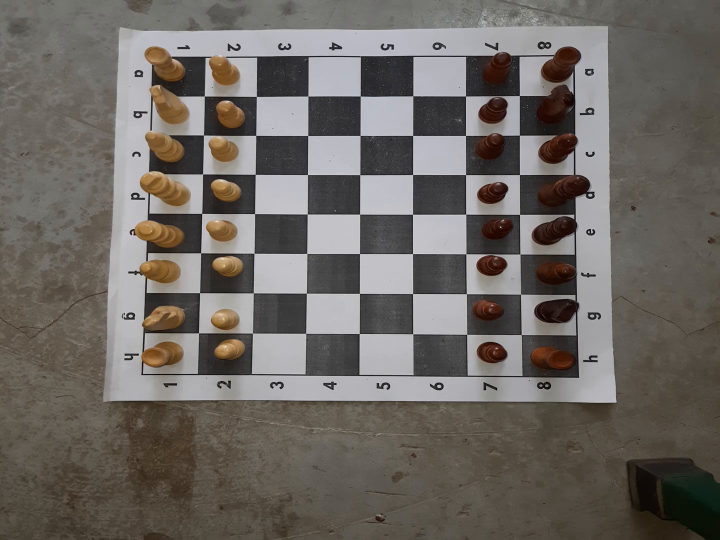
#> input picture frame 98 of Video/15.mp4, 1440 x 1080 px, given in place of 16.mp4, which was not available (shown at 1/2 size)
$ python chessboard.py
#> lines starting #> are read from the running program, lines starting #| are printed output that depends on the picture; after the words box and inside, x2 and y2 are one past the last pixel; in counts of white or black regions, pixels touching at a corner belong together; pictures that were not available may be replaced by others from this repository, and a replacement may not be noted
import cv2
import numpy as np
# import torch

def reorder(myPoints):
    myPoints = myPoints.reshape((4, 2))
    myPointsNew = np.zeros((4, 1, 2), np.int32)
    add = myPoints.sum(1)
    myPointsNew[0] = myPoints[np.argmin(add)]
    myPointsNew[3] = myPoints[np.argmax(add)]
    diff = np.diff(myPoints, axis=1)
    myPointsNew[1] = myPoints[np.argmin(diff)]
    myPointsNew[2] = myPoints[np.argmax(diff)]
    return myPointsNew

def detect_chess_board(frame):
    # Convert the frame to grayscale
    gray = cv2.cvtColor(frame, cv2.COLOR_BGR2GRAY)

    # Apply Gaussian blur to reduce noise
    blur = cv2.GaussianBlur(gray, (5, 5), 0)

    # Apply Canny edge detection
    edges = cv2.Canny(blur, 50, 150)

    # Use morphology to remove noise and fill gaps
    kernel = np.ones((5,5),np.uint8)
    morph = cv2.morphologyEx(edges, cv2.MORPH_CLOSE, kernel)

    # Find contours in the morphed image
    contours, _ = cv2.findContours(morph, cv2.RETR_EXTERNAL, cv2.CHAIN_APPROX_SIMPLE)

    # Initialize variables for chess board dimensions
    board_contour = None
    board_area = 0

    # Loop through the contours to find the largest quadrilateral (the chess board)
    for cnt in contours:
        # Approximate the contour to a polygon
        approx = cv2.approxPolyDP(cnt, 0.02 * cv2.arcLength(cnt, True), True)

        # Check if the approximated contour has 4 vertices (quadrilateral)
        if len(approx) == 4:
            # Calculate the area of the contour
            area = cv2.contourArea(cnt)

            # Update the board contour and area if the current contour is larger
            if area > board_area:
                board_contour = approx
                board_area = area

    return board_contour


def warp_chess_board(frame, board_contour, new_width, new_height):
    # Order the points of the chess board contour
    ordered_points = reorder(board_contour)

    # Compute the perspective transform matrix
    pts1 = np.float32(ordered_points)
    pts2 = np.float32([[0, 0], [new_width, 0], [0, new_height], [new_width, new_height]])
    matrix = cv2.getPerspectiveTransform(pts1, pts2)

    # Apply the perspective transform to the frame
    warped = cv2.warpPerspective(frame, matrix, (new_width, new_height))

    # Rotate the warped image by -90 degrees
    warped_rotated = cv2.rotate(warped, cv2.ROTATE_90_COUNTERCLOCKWISE)

    return warped_rotated


def localize_squares(warped, square_size, grid_width, grid_height):
    # Localize the squares on the warped chess board
    # Adjust square size based on smaller dimension
    board_width = grid_width
    board_height = grid_height

    # Calculate the starting position for the chess board
    start_x = (warped.shape[1] - board_width) // 2
    start_y = (warped.shape[0] - board_height) // 2

    for i in range(8):
        for j in range(8):
            x = start_x + j * square_size
            y = start_y + i * square_size
            cv2.rectangle(warped, (x, y),
                          (x + square_size, y + square_size),
                          (0, 255, 0), 2)

            # Assign a position to the square
            square_position = chr(ord('a') + j) + str(8 - i)
            # Draw the position text on the square
            cv2.putText(warped, square_position, (x + 5,y + 20),
                        cv2.FONT_HERSHEY_SIMPLEX, 0.5, (255, 255, 255), 1, cv2.LINE_AA)

    return warped, start_x, start_y


# Load the video
cap = cv2.VideoCapture("Video/16.mp4")

# Get the original video dimensions
width = int(cap.get(cv2.CAP_PROP_FRAME_WIDTH))
height = int(cap.get(cv2.CAP_PROP_FRAME_HEIGHT))

square_size = 65
# Define the desired resolution
new_width = 600
new_height = 600

grid_width = square_size * 8
grid_height = square_size * 8

while True:
    # Read a frame from the video
    ret, frame = cap.read()
#> frame is the input picture: shape (1080, 1440, 3); mean B, G, R 98.6, 103.7, 108.8

    if not ret:
        break

    # Resize the frame to the desired resolution
    frame = cv2.resize(frame, (new_width, new_height))
#> frame: shape (600, 600, 3)
    # frame = cv2.resize(frame, (new_width,new_height))
    # Detect the chess board contour
    board_contour = detect_chess_board(frame)
#> in detect_chess_board, `gray = cv2.cvtColor(frame, cv2.COLOR_BGR2GRAY)`:
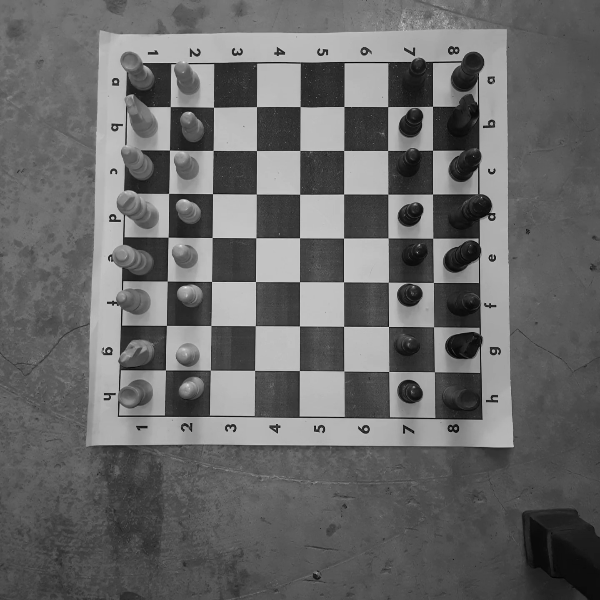
#> gray: shape (600, 600); min 1, max 240, mean 104.6
#> in detect_chess_board, `edges = cv2.Canny(blur, 50, 150)`:
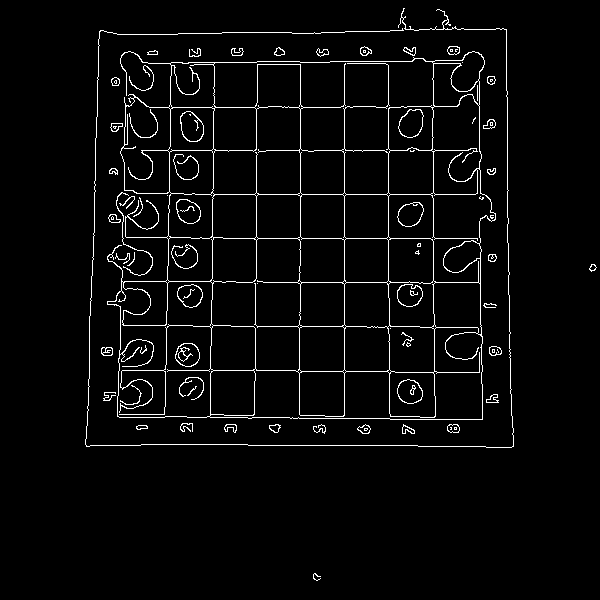
#> edges: shape (600, 600); 3.6% white in thin lines or dots, all inside (x1, y1, x2, y2) = (85, 8, 597, 581)
#> in detect_chess_board, `morph = cv2.morphologyEx(edges, cv2.MORPH_CLOSE, kernel)`:
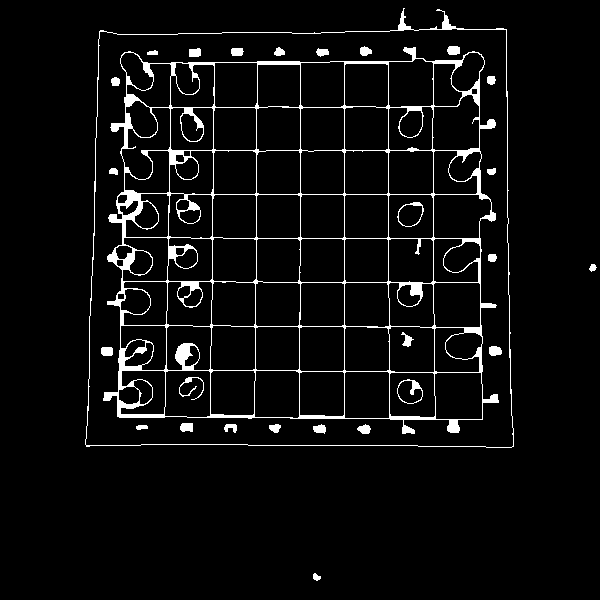
#> morph: shape (600, 600); 5.1% white; 28 white regions
#> in detect_chess_board, `contours, _ = cv2.findContours(morph, cv2.RETR_EXTERNAL, cv2.CHAIN_APP..`: contours = 3 contours; box (x1, y1, x2, y2) and area: (85, 8, 514, 448) 172090, (313, 573, 321, 581) 32, (589, 264, 597, 272) 32
#> the loop in detect_chess_board, `for cnt in contours:` made 3 passes
#> (area, board_contour, board_area) on pass 3: (172090.5, [[506, 29], [100, 30], [86, 446], [513, 446]], 172090.5)
#> after the loop in detect_chess_board, `for cnt in contours:`: board_area = 172090.5
#> board_contour = [[506, 29], [100, 30], [86, 446], [513, 446]]

    # Draw the detected chess board on the original frame
    if board_contour is not None:
        cv2.drawContours(frame, [board_contour], 0, (0, 255, 0), 2)
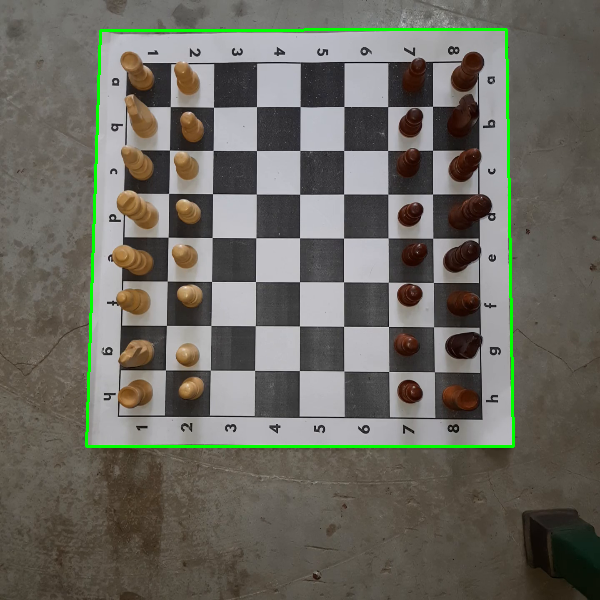
#> frame: shape (600, 600, 3); mean B, G, R 97, 105.5, 107.1

        # Warp the chess board to a top-down view
        warped = warp_chess_board(frame, board_contour, new_width, new_height)
#> in reorder, `add = myPoints.sum(1)`: add = [535, 130, 532, 959]
#> in reorder, `diff = np.diff(myPoints, axis=1)`: diff = [-477, -70, 360, -67]
#> in warp_chess_board, `ordered_points = reorder(board_contour)`: ordered_points = [[100, 30], [506, 29], [86, 446], [513, 446]]
#> in warp_chess_board, `matrix = cv2.getPerspectiveTransform(pts1, pts2)`: matrix = [[1.49, 0.0501, -150.3], [0.00375, 1.52, -46.08], [6.25e-06, 0.000125, 1]]
#> in warp_chess_board, `warped = cv2.warpPerspective(frame, matrix, (new_width, new_height))`:
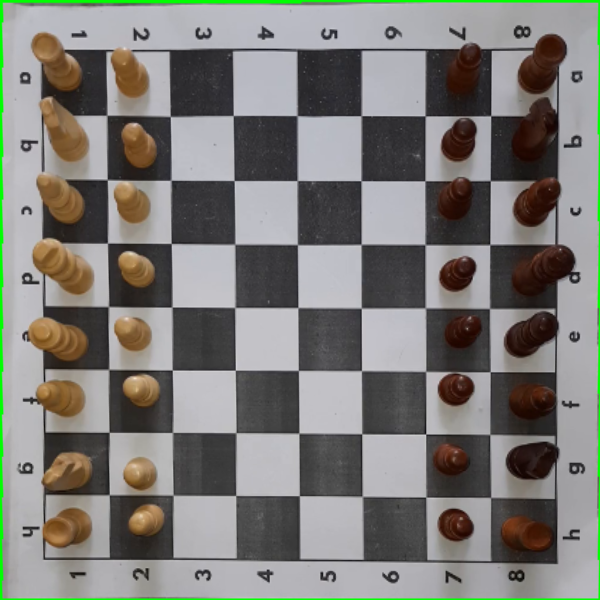
#> warped: shape (600, 600, 3); mean B, G, R 119.8, 124.2, 125.3
#> in warp_chess_board, `warped_rotated = cv2.rotate(warped, cv2.ROTATE_90_COUNTERCLOCKWISE)`:
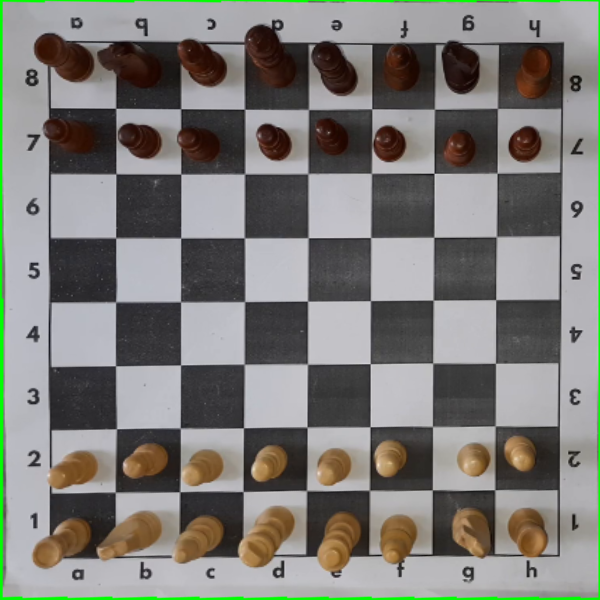
#> warped_rotated: shape (600, 600, 3); mean B, G, R 119.8, 124.2, 125.3

        # Localize the squares on the warped image
        warped, start_x, start_y = localize_squares(warped, square_size, grid_width, grid_height)
#> after the loop in localize_squares, `for i in range(8):`:
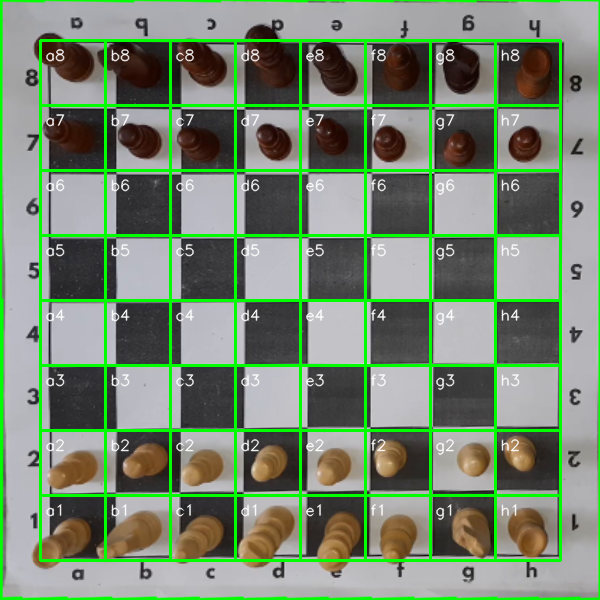
#> warped: shape (600, 600, 3); 10.06% of pixels changed, all inside (x1, y1, x2, y2) = (39, 39, 562, 562)
#> start_x = 40; start_y = 40

        # Display the original frame with the detected chess board
        cv2.imshow('Chess Board Detection', frame)

        # Display the warped chess board with localized squares
        cv2.imshow('Warped Chess Board', warped)
    else:
        cv2.imshow('Chess Board Detection', frame)

    if cv2.waitKey(1) & 0xFF == ord('q'):
#> (key q is pressed here)
        break

cap.release()
cv2.destroyAllWindows()

$ run again, starting later in the video
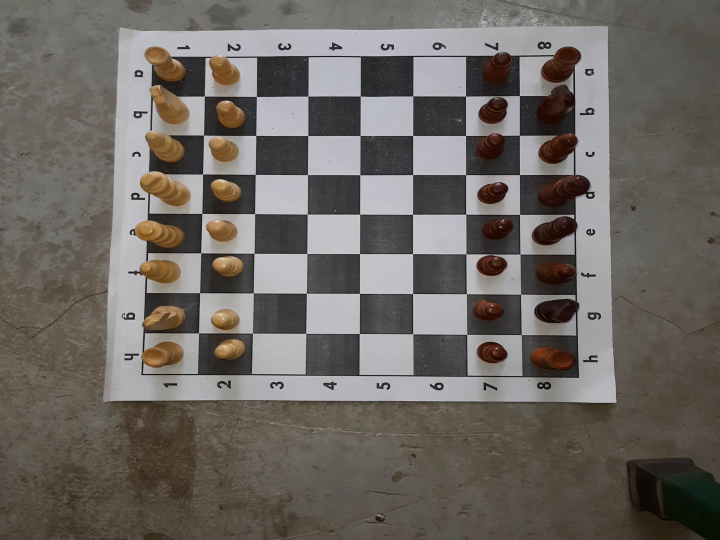
#> input picture frame 443 of Video/15.mp4, 1440 x 1080 px, given in place of 16.mp4, which was not available (shown at 1/2 size)
#> frame is the input picture: shape (1080, 1440, 3); mean B, G, R 98.3, 103.4, 108.6
#> in detect_chess_board, `edges = cv2.Canny(blur, 50, 150)`:
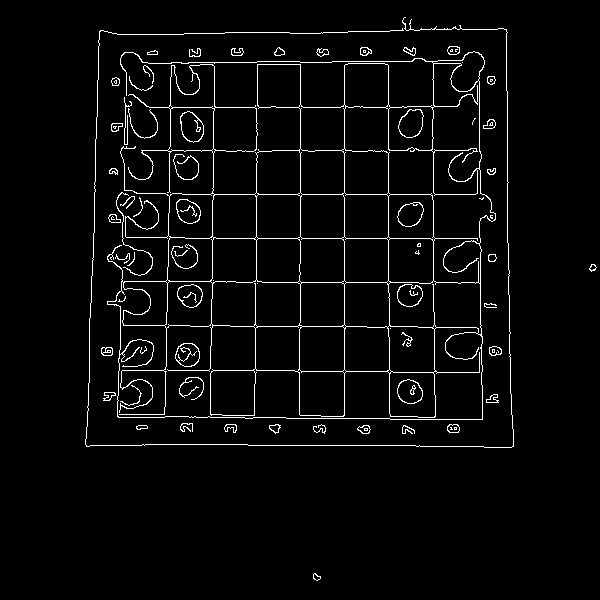
#> edges: shape (600, 600); 3.6% white in thin lines or dots, all inside (x1, y1, x2, y2) = (85, 17, 597, 581)
#> in detect_chess_board, `morph = cv2.morphologyEx(edges, cv2.MORPH_CLOSE, kernel)`:
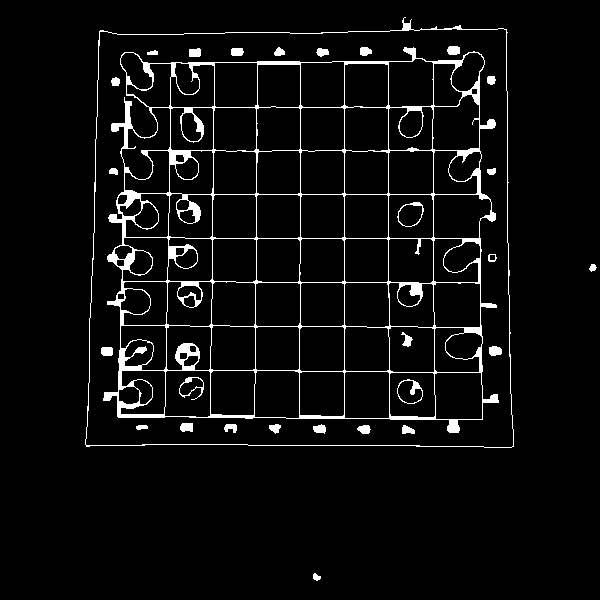
#> morph: shape (600, 600); 5% white; 29 white regions
#> contours = 3 contours; box (x1, y1, x2, y2) and area: (85, 17, 514, 448) 171931, (313, 573, 321, 581) 32, (589, 264, 597, 272) 32
#> the loop in detect_chess_board, `for cnt in contours:` made 3 passes
#> (area, board_contour, board_area) on pass 3: (171931, [[506, 29], [100, 30], [86, 446], [513, 446]], 171931)
#> after the loop in detect_chess_board, `for cnt in contours:`: board_area = 171931
#> `board_contour = detect_chess_board(frame)`: board_contour = [[506, 29], [100, 30], [86, 446], [513, 446]]
#> add = [535, 130, 532, 959]
#> diff = [-477, -70, 360, -67]
#> ordered_points = [[100, 30], [506, 29], [86, 446], [513, 446]]
#> matrix = [[1.49, 0.0501, -150.3], [0.00375, 1.52, -46.08], [6.25e-06, 0.000125, 1]]
#> `warped, start_x, start_y = localize_squares(warped, square_size, grid_..`: start_x = 40

$ run again, starting later in the video
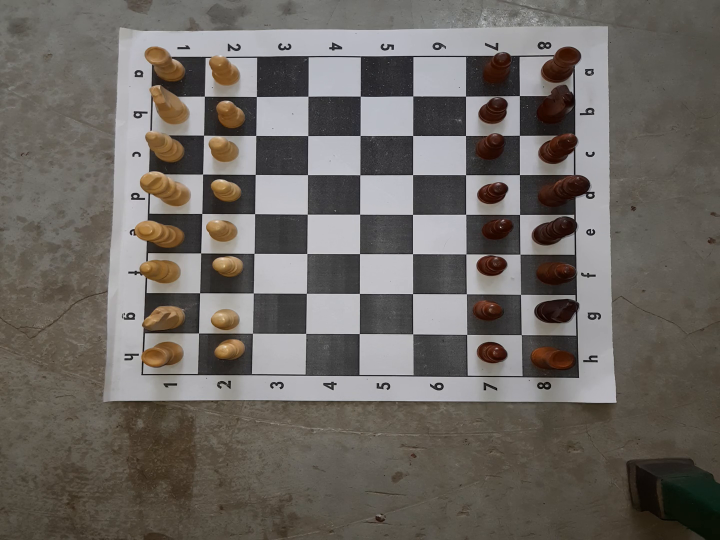
#> input picture frame 788 of Video/15.mp4, 1440 x 1080 px, given in place of 16.mp4, which was not available (shown at 1/2 size)
#> frame is the input picture: shape (1080, 1440, 3); mean B, G, R 98.1, 103.3, 108.4
#> edges: shape (600, 600); 3.6% white in thin lines or dots, all inside (x1, y1, x2, y2) = (85, 17, 597, 581)
#> morph: shape (600, 600); 5.1% white; 30 white regions
#> contours = 4 contours, 1 with area under 20; largest, box (x1, y1, x2, y2) and area: (85, 17, 514, 448) 171924, (312, 573, 321, 581) 32, (589, 264, 597, 272) 30
#> the loop in detect_chess_board, `for cnt in contours:` made 4 passes
#> (area, board_contour, board_area) on pass 4: (171924.5, [[506, 29], [99, 31], [86, 446], [512, 447]], 171924.5)
#> after the loop in detect_chess_board, `for cnt in contours:`: board_area = 171924.5
#> `board_contour = detect_chess_board(frame)`: board_contour = [[506, 29], [99, 31], [86, 446], [512, 447]]
#> `cv2.drawContours(frame, [board_contour], 0, (0, 255, 0), 2)`:
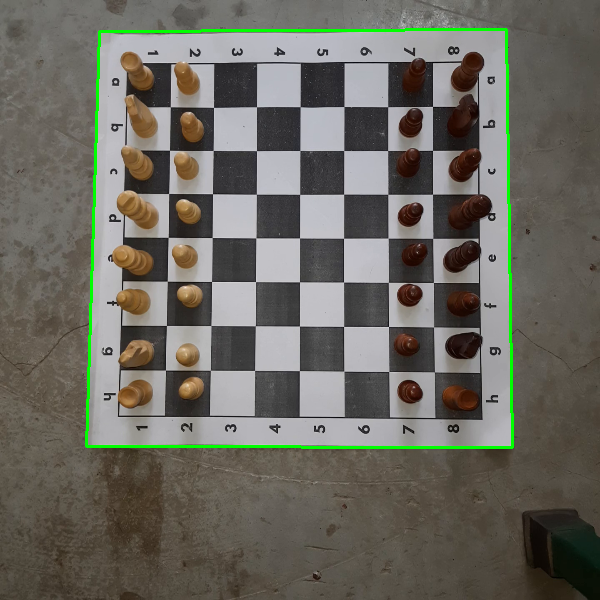
#> frame: shape (600, 600, 3); mean B, G, R 96.5, 105.2, 106.7
#> add = [535, 130, 532, 959]
#> diff = [-477, -68, 360, -65]
#> ordered_points = [[99, 31], [506, 29], [86, 446], [512, 447]]
#> matrix = [[1.49, 0.0468, -149.2], [0.00748, 1.52, -47.9], [1.81e-05, 0.000113, 1]]
#> after the loop in localize_squares, `for i in range(8):`:
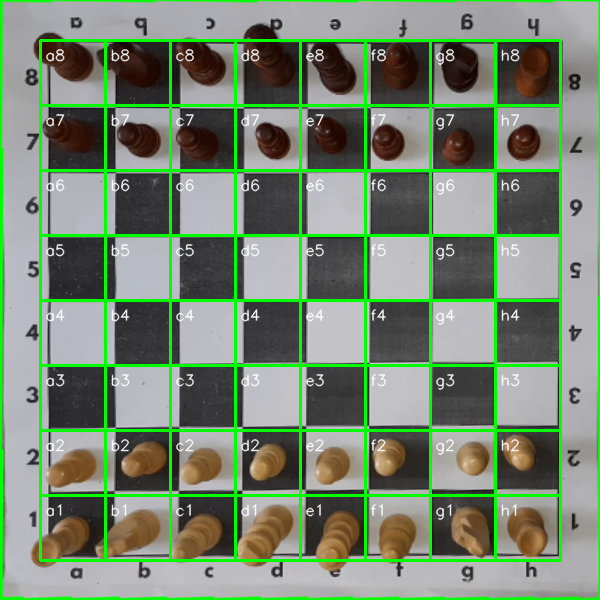
#> warped: shape (600, 600, 3); mean B, G, R 111.7, 135.8, 117.1
#> `warped, start_x, start_y = localize_squares(warped, square_size, grid_..`: start_x = 40
